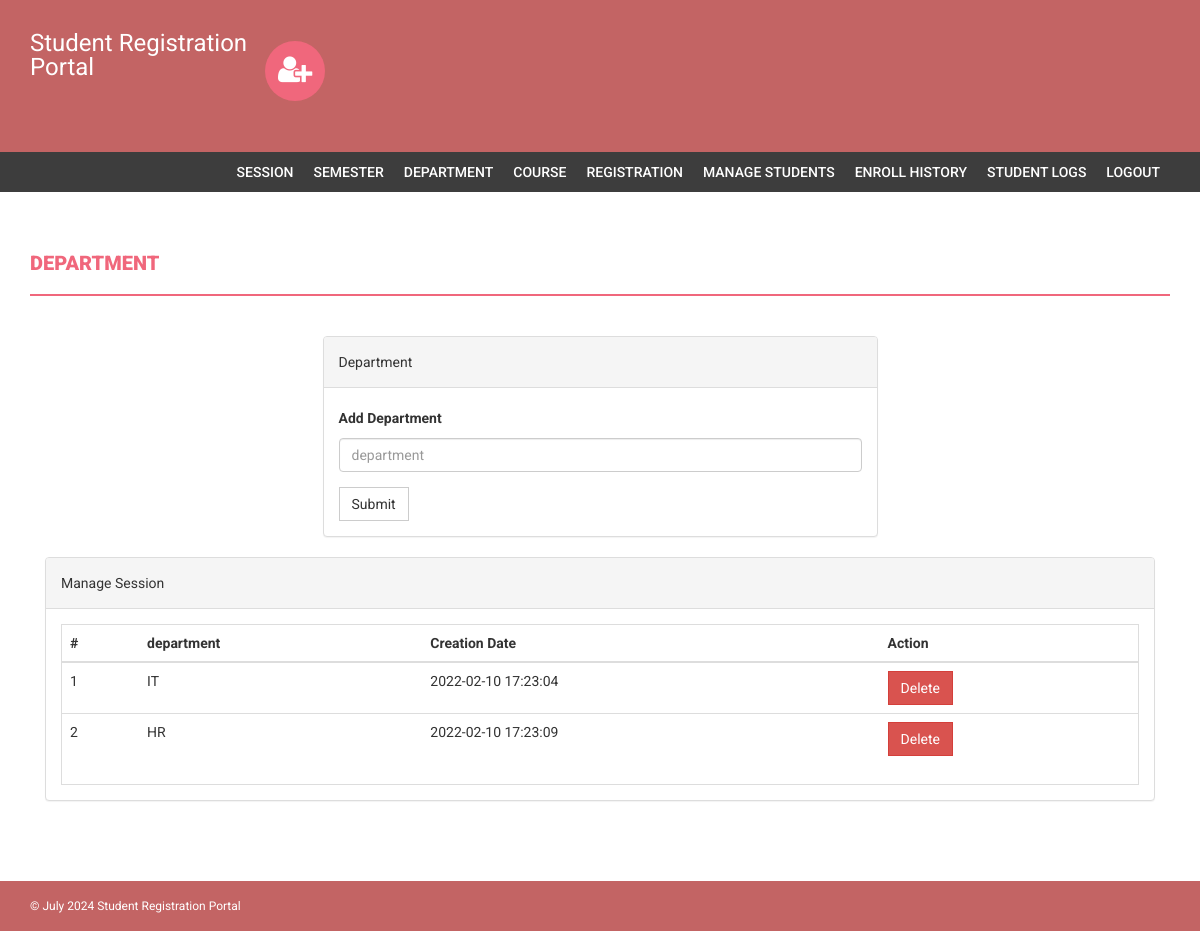
Before: /admin/department.php (signed in) with the older database file.
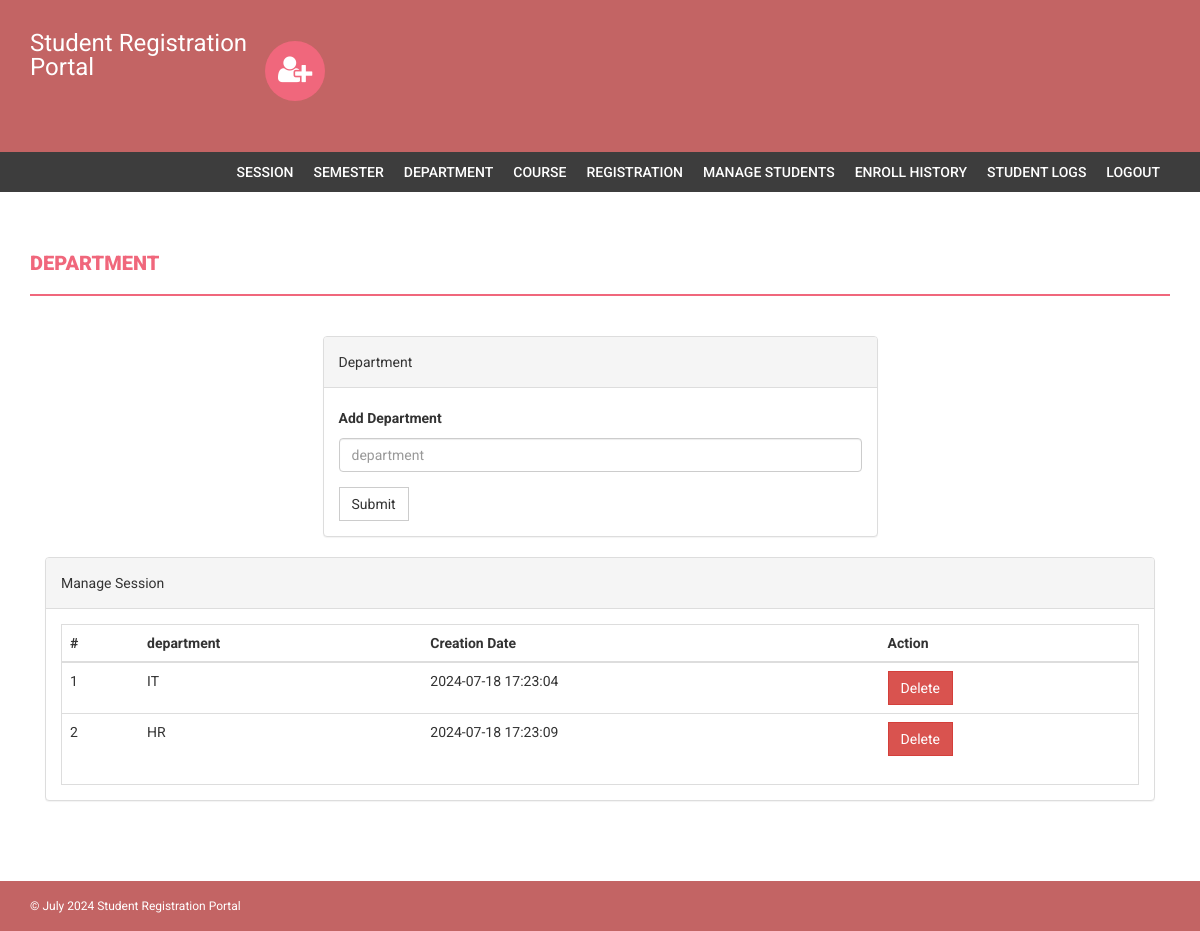
After: the same page with the newer database file.
### tables this page shows
CREATE TABLE `department` (
  `id` int(11) NOT NULL,
  `department` varchar(255) DEFAULT NULL,
  `creationDate` timestamp NULL DEFAULT current_timestamp()
);

### admin/department.php (the view, shortened to what this page needs)
<?php
if(strlen($_SESSION['alogin'])==0)
    {
header('location:index.php');
}
else{
?>
<!DOCTYPE html>
<html xmlns="http://www.w3.org/1999/xhtml">
<head>
    <link href="assets/css/bootstrap.css" rel="stylesheet" />
    <link href="assets/css/font-awesome.css" rel="stylesheet" />
    <link href="assets/css/style.css" rel="stylesheet" />
</head>
<body>
<?php include('includes/header.php');?>
<?php if($_SESSION['alogin']!="")
{
 include('includes/menubar.php');
}
 ?>
    <div class="content-wrapper">
        <div class="container">
              <div class="row">
                    <div class="col-md-12">
                        <h1 class="page-head-line">Department  </h1>
                    </div>
                </div>
                <div class="row" >
                  <div class="col-md-3"></div>
                    <div class="col-md-6">
                        <div class="panel panel-default">
                        <div class="panel-heading">
                           Department
                        </div>
                        <div class="panel-body">
                       <form name="dept" method="post">
   <div class="form-group">
    <label for="department">Add Department  </label>
    <input type="text" class="form-control" id="department" name="department" placeholder="department" required />
  </div>
 <button type="submit" name="submit" class="btn btn-default">Submit</button>
</form>
                            </div>
                            </div>
                    </div>
                </div>
                <div class="col-md-12">
                    <div class="panel panel-default">
                        <div class="panel-heading">
                            Manage Session
                        </div>
                        <div class="panel-body">
                            <div class="table-responsive table-bordered">
                                <table class="table">
                                    <thead>
                                        <tr>
                                            <th>#</th>
                                            <th>department</th>
                                            <th>Creation Date</th>
                                            <th>Action</th>
                                        </tr>
                                    </thead>
                                    <tbody>
<?php
$sql=mysqli_query($con,"select * from department");
$cnt=1;
while($row=mysqli_fetch_array($sql))
{
?>
                                        <tr>
                                            <td><?php echo $cnt;?></td>
                                            <td><?php echo htmlentities($row['department']);?></td>
                                            <td><?php echo htmlentities($row['creationDate']);?></td>
                                            <td>
  <a href="department.php?id=<?php echo $row['id']?>&del=delete" onClick="return confirm('Are you sure you want to delete?')">
                                            <button class="btn btn-danger">Delete</button>
</a>
                                            </td>
                                        </tr>
<?php
$cnt++;
} ?>
                                    </tbody>
                                </table>
                            </div>
                        </div>
                    </div>
                </div>
            </div>
        </div>
  <?php include('includes/footer.php');?>
</body>
</html>
<?php } ?>

Changed rows visible on the page:
changed department "IT": creationDate "2022-02-10 17:23:04" → "2024-07-18 17:23:04"
changed department "HR": creationDate "2022-02-10 17:23:09" → "2024-07-18 17:23:09"
